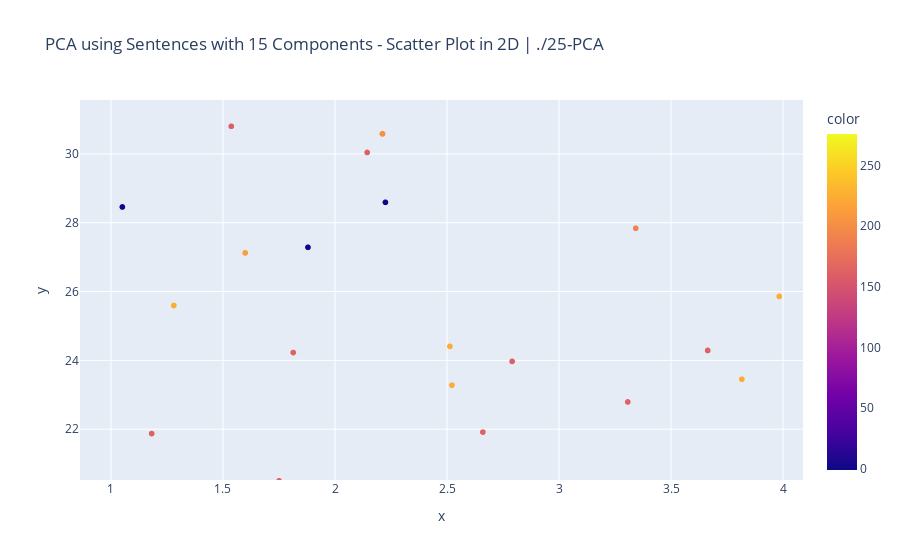

The cell this chart's notebook holds for it:
### Code cell
fig_2d.show()

### Figure 1 — Plotly figure (JSON) as saved in the notebook; plotly's stock layout.template omitted (floating-point values rounded to 4 significant figures; data arrays with more than 128 entries replaced by an {"elided": "..."} marker saying what was removed)
{"data": [{"customdata": {"elided": "5736x2 str values"}, "hovertemplate": "x: %{x}<br>y: %{y}<br>Color: %{marker.color}<br>ROW_ID: %{customdata[0]}<br>TEXT: %{customdata[1]}", "legendgroup": "", "marker": {"color": {"elided": "5736 int values"}, "coloraxis": "coloraxis", "symbol": "circle"}, "mode": "markers", "name": "", "showlegend": false, "type": "scattergl", "x": {"elided": "5736 float values"}, "xaxis": "x", "y": {"elided": "5736 float values"}, "yaxis": "y"}], "layout": {"autosize": true, "coloraxis": {"colorbar": {"title": {"text": "color"}}, "colorscale": [[0, "#0d0887"], [0.1111, "#46039f"], [0.2222, "#7201a8"], [0.3333, "#9c179e"], [0.4444, "#bd3786"], [0.5556, "#d8576b"], [0.6667, "#ed7953"], [0.7778, "#fb9f3a"], [0.8889, "#fdca26"], [1, "#f0f921"]]}, "legend": {"tracegroupgap": 0}, "title": {"text": "PCA using Sentences with 15 Components - Scatter Plot in 2D | ./25-PCA"}, "xaxis": {"anchor": "y", "autorange": false, "domain": [0, 1], "range": [0.8617, 4.089], "title": {"text": "x"}, "type": "linear"}, "yaxis": {"anchor": "x", "autorange": false, "domain": [0, 1], "range": [20.52, 31.57], "title": {"text": "y"}, "type": "linear"}}}
